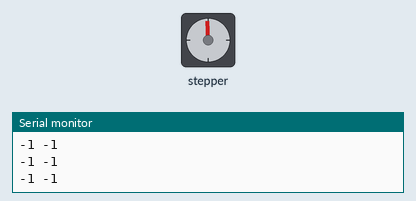
Recording of a sketch running on a simulated Arduino Uno, built with avr-gcc and run on an emulated ATmega328P. On the bench: stepper motor, the last lines printed to the serial monitor. Stepper angles assume 2048 steps per turn.

Above: at 0.15 s.
At 10.21 s:
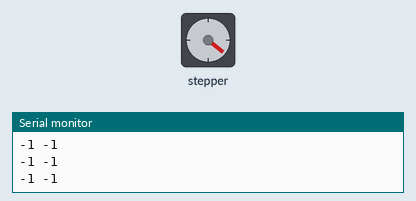
At 19.94 s:
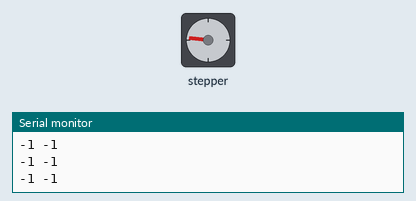
At 39.73 s:
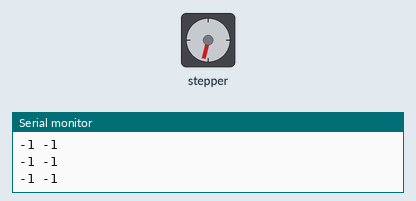
Timing chart, 0 to 40.0 s (numbered marks = the images above):
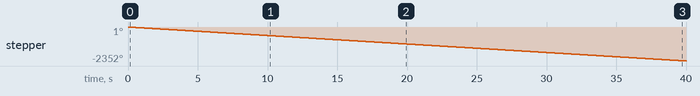

The sketch:

main.ino
```cpp
#include <Stepper.h>

const int stepsPerRevolution = 2048;

String command;
int vertAng = -1;
int horAng = -1;

Stepper myStepper = Stepper(stepsPerRevolution, 46, 50, 48, 52);

void setup()
{
	myStepper.setSpeed(10);
	Serial.begin(115200);
	Serial.setTimeout(10);
}

void loop()
{
  myStepper.step(-10);
	while (Serial.available()) {
		command = Serial.readString();
		/*
			command => verticalWantedAngle|horizontalWantedAngle
		*/
		int indexOfSplit = command.indexOf("|");
		if (indexOfSplit != -1) {
			vertAng = command.substring(0, indexOfSplit).toInt();
			horAng = command.substring(indexOfSplit+1, command.length()).toInt();
		}
	}

	Serial.println(String(vertAng) + " " + String(horAng));
}
```

Measured:
- by itself, stepper: keeps turning counter-clockwise at about 59°/s
